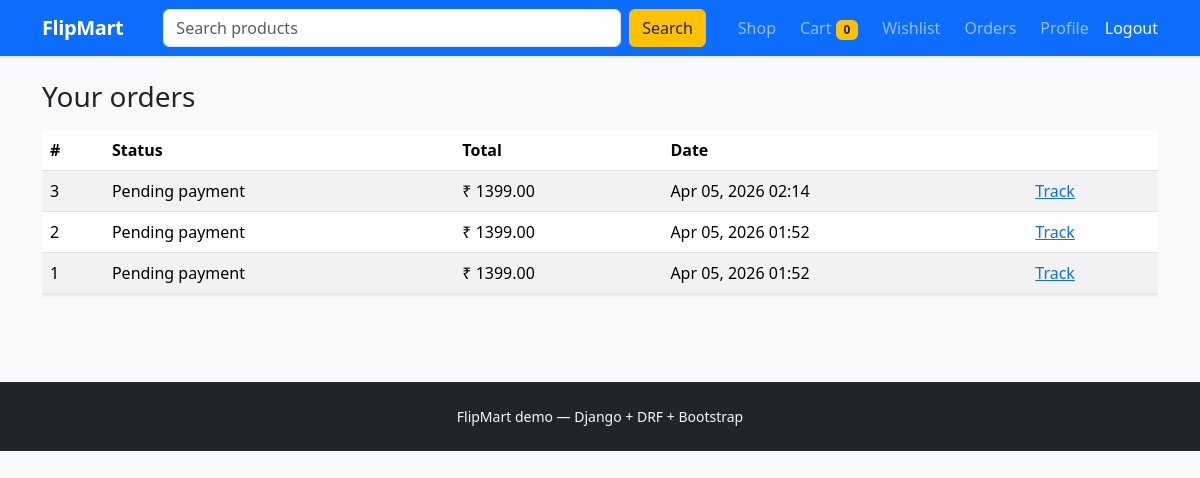
/orders/ (signed in), run on the app's committed database.
### store/models.py (models this page shows, shortened)
class Order(models.Model):
    class Status(models.TextChoices):
        PENDING_PAYMENT = 'pending_payment', 'Pending payment'
        PLACED = 'placed', 'Order Placed'
        SHIPPING = 'shipping', 'Order Shipping'
        DISPATCHED = 'dispatched', 'Order Dispatched'
        DELIVERED = 'delivered', 'Delivered'
        CANCELLED = 'cancelled', 'Cancelled'
        FAILED = 'failed', 'Payment failed'
    user = models.ForeignKey(settings.AUTH_USER_MODEL, on_delete=models.PROTECT, related_name='orders')
    status = models.CharField(max_length=32, choices=Status.choices, default=Status.PENDING_PAYMENT)
    shipping_address = models.TextField(help_text='Snapshot of address at checkout')
    subtotal = models.DecimalField(max_digits=12, decimal_places=2, default=Decimal('0'))
    total = models.DecimalField(max_digits=12, decimal_places=2, default=Decimal('0'))
    created_at = models.DateTimeField(auto_now_add=True)
    confirmed_at = models.DateTimeField(null=True, blank=True)
    tracking_email_phase = models.PositiveSmallIntegerField(
        default=0,
        help_text='0=none, 1=placed 50%, 2=shipping 75%, 3=dispatched 100%',
    )
    class Meta:
        ordering = ['-created_at']

### store/views.py (the view)
# urls.py: path('orders/', views.OrdersPageView.as_view(), name='orders'),
class OrdersPageView(LoginRequiredMixin, ListView):
    model = Order
    template_name = 'store/orders.html'
    context_object_name = 'orders'
    paginate_by = 10
    def get_queryset(self):
        return Order.objects.filter(user=self.request.user).order_by('-created_at')

### store/context_processors.py (called while the page is built)
def cart_count(request):
    if not request.user.is_authenticated:
        return {'cart_item_count': 0}
    from .models import Cart
    cart, _ = Cart.objects.get_or_create(user=request.user)
    n = sum(i.quantity for i in cart.items.all())
    return {'cart_item_count': n}

### templates/store/orders.html (shortened to what this page needs)
{% extends "base.html" %}
{% block content %}
<h1 class="h3 mb-3">Your orders</h1>
<div class="table-responsive">
  <table class="table table-striped bg-white shadow-sm">
    <thead><tr><th>#</th><th>Status</th><th>Total</th><th>Date</th><th></th></tr></thead>
    <tbody>
      {% for o in orders %}
      <tr>
        <td>{{ o.id }}</td>
        <td>{{ o.get_status_display }}</td>
        <td>₹ {{ o.total }}</td>
        <td>{{ o.created_at|date:"M d, Y H:i" }}</td>
        <td><a href="{% url 'store:order_detail' o.pk %}">Track</a></td>
      </tr>
      {% empty %}
      <tr><td colspan="5">No orders yet.</td></tr>
      {% endfor %}
    </tbody>
  </table>
</div>
{% endblock %}

### data on the page
Order: id "3", status "Pending payment", total "1399.00", created_at "Apr 05, 2026 02:14"
Order: id "2", status "Pending payment", total "1399.00", created_at "Apr 05, 2026 01:52"
Order: id "1", status "Pending payment", total "1399.00", created_at "Apr 05, 2026 01:52"

### other printed values
{{ cart_item_count }} "0"
